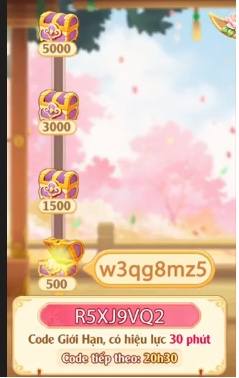
#> input picture sample/co_code_lon.png, 239 x 378 px
$ python -i preprocess.py   (imports and definitions only)
#> lines starting #> are read from the running program, lines starting #| are printed output that depends on the picture; after the words box and inside, x2 and y2 are one past the last pixel; in counts of white or black regions, pixels touching at a corner belong together
#> further down, picture is the input picture: PIL image 239x378 RGBA; mean R, G, B, A 218.8, 189.7, 169.8, 255
import cv2
import numpy as np
from PIL import Image
from typing import List


def preprocess_image_variants(pil_img: Image.Image) -> List[Image.Image]:
    """Generate preprocessed variants (grayscale, thresholded, scaled) for robust OCR."""
    # Convert PIL Image to OpenCV BGR numpy array
    open_cv_image = np.array(pil_img.convert("RGB"))
    bgr = open_cv_image[:, :, ::-1].copy()

    # 1. Scale 2.5x for higher DPI
    h, w = bgr.shape[:2]
#> h = 378; w = 239
    scaled = cv2.resize(bgr, (w * 3, h * 3), interpolation=cv2.INTER_CUBIC)
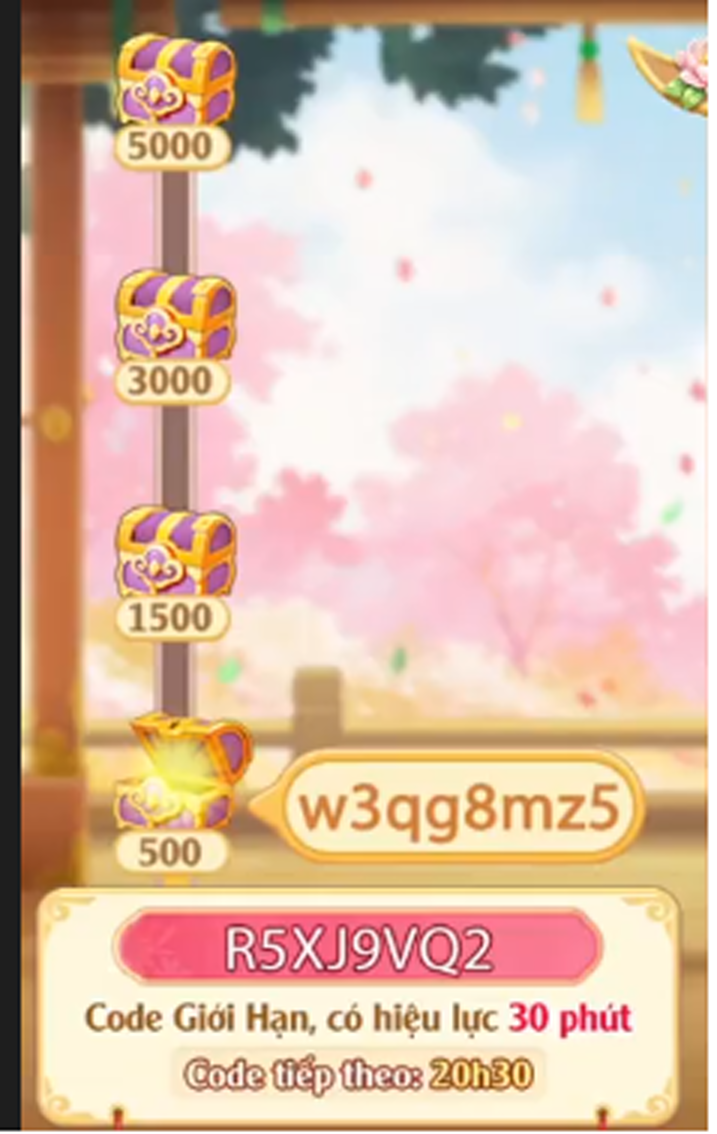
#> scaled: shape (1134, 717, 3); mean B, G, R 169.8, 189.7, 218.7

    # 2. Grayscale
    gray = cv2.cvtColor(scaled, cv2.COLOR_BGR2GRAY)
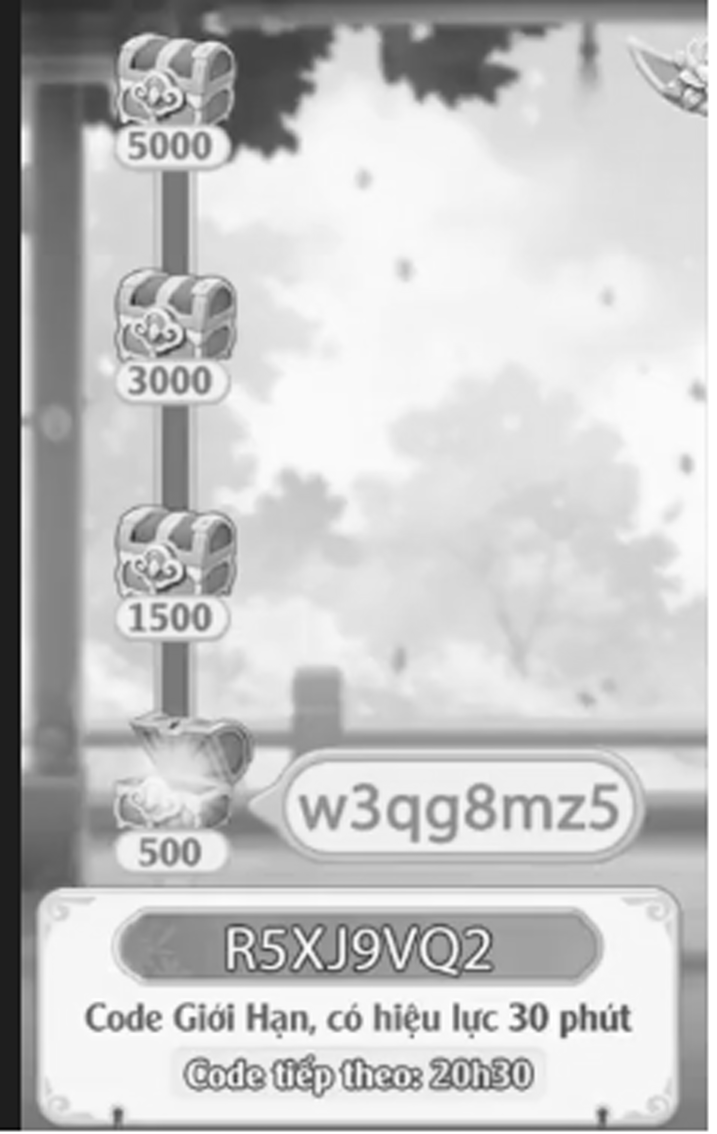
#> gray: shape (1134, 717); min 0, max 255, mean 196.1

    # 3. Contrast enhancement (CLAHE)
    clahe = cv2.createCLAHE(clipLimit=2.0, tileGridSize=(8, 8))
    enhanced = clahe.apply(gray)
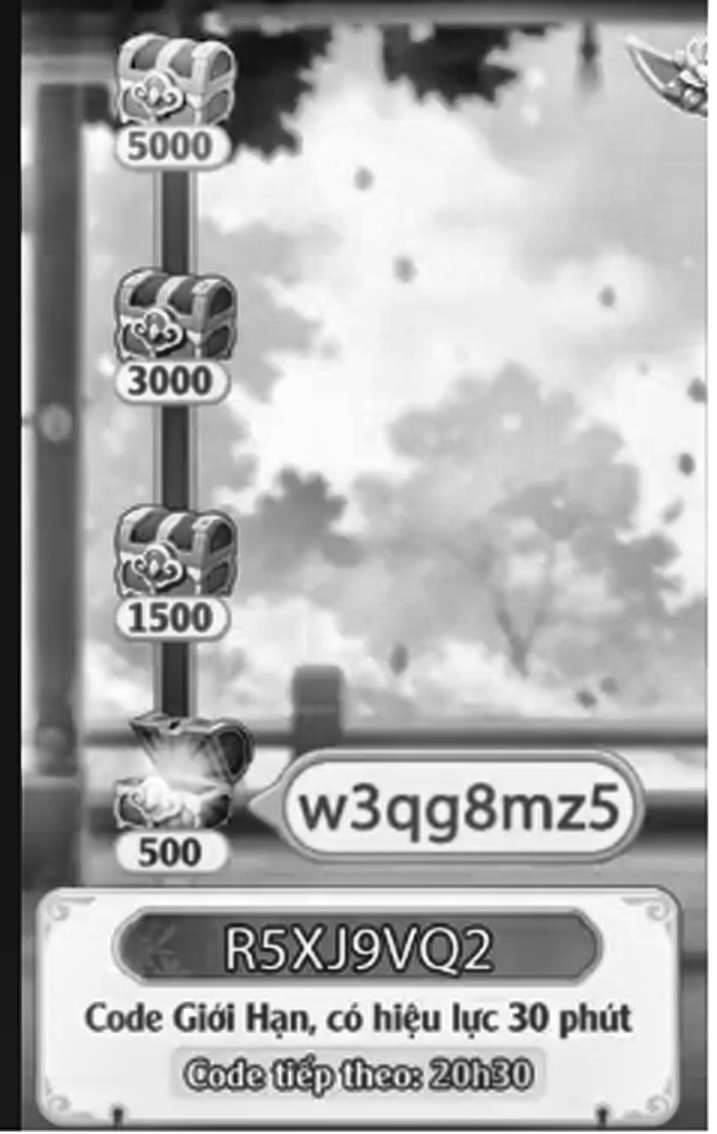
#> enhanced: shape (1134, 717); min 1, max 255, mean 173.7

    # 4. Otsu Binary Thresholding
    _, otsu = cv2.threshold(enhanced, 0, 255, cv2.THRESH_BINARY + cv2.THRESH_OTSU)
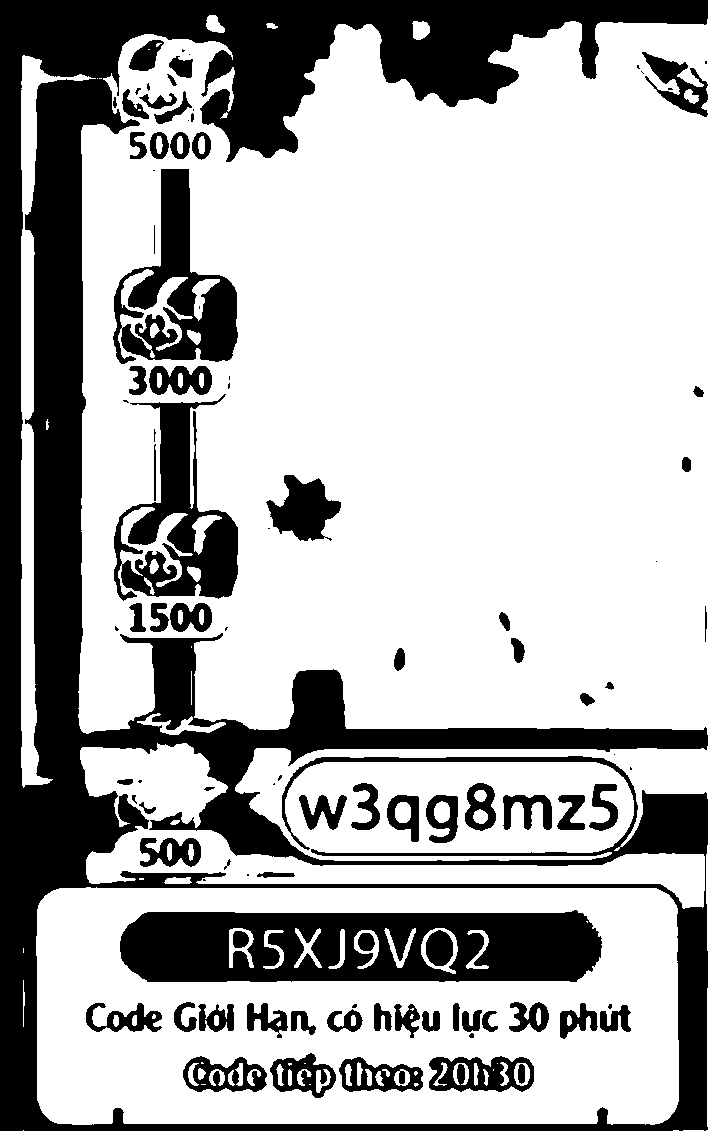
#> otsu: shape (1134, 717); 69.2% white; 101 black regions (29 under 20 px), largest, box (x1, y1, x2, y2) and area: (0, 0, 708, 1131) 165673, (120, 910, 602, 982) 27901, (114, 394, 238, 601) 11273

    # 5. Inverted Thresholding
    inverted = cv2.bitwise_not(otsu)

    # 6. Adaptive Gaussian Thresholding (Isolates text inside colored game pills)
    adaptive = cv2.adaptiveThreshold(
        gray, 255, cv2.ADAPTIVE_THRESH_GAUSSIAN_C, cv2.THRESH_BINARY, 21, 10
    )
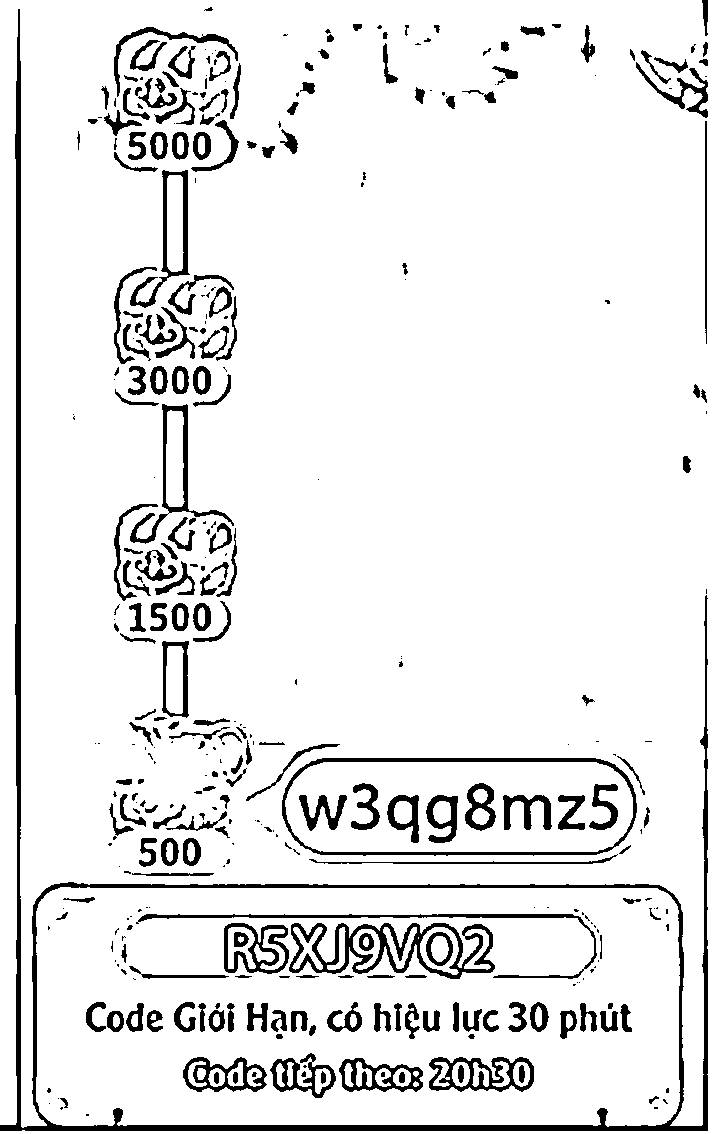
#> adaptive: shape (1134, 717); 91.2% white; 378 black regions (152 under 20 px), largest, box (x1, y1, x2, y2) and area: (0, 9, 708, 1131) 15461, (289, 923, 495, 979) 3781, (282, 758, 637, 856) 2854

    # Convert variants back to PIL Images
    variants = [
        pil_img,
        Image.fromarray(gray),
        Image.fromarray(enhanced),
        Image.fromarray(otsu),
        Image.fromarray(inverted),
        Image.fromarray(adaptive),
    ]

    return variants

>>> from PIL import Image
>>> picture = Image.open('../../sample/co_code_lon.png')
>>> result = preprocess_image_variants(picture)
#> result = 6 items
